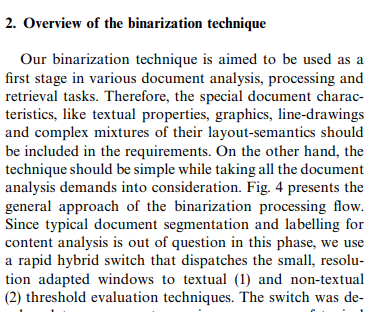
#> input picture CapT.PNG, 370 x 312 px
$ jupyter execute Sauvola-checkpoint.ipynb
#> lines starting #> are read from the running program, lines starting #| are printed output that depends on the picture; after the words box and inside, x2 and y2 are one past the last pixel; in counts of white or black regions, pixels touching at a corner belong together
# Introduction
Optical Character recognition  has been a subject of a variety of reserrach paers during the last ten years.
This intense research is due to development of AI and then the necessity to get more informations from documents like passport documents,
invoices, bank statements, computerized receipts, business cards and so on.
But the problem was that most of the developed algorithms rely on statistical methods,
not considering the special nature of document images. However, recent developments on document types,
for example documents with mixed text and graphics, call for more specialized binarization techniques.
In the current literature ,different algorithms were proposed to deal with different degradation problems ranging
from changes in lumination (illumination), scanning errors and resolution, poor quality of the source document to complexity
in the document structure and more .we are going to cite here major algorithms problems and what problem they deal with .
First,O'Gorman  proposes a global approach calculated from a measure of local connectivity information.Second, Yang et al came
out with a   thresholding algorithm  that uses a statistical measurement, called ‘largest static state difference'.
Rosenfeld and Smith  presented a global thresholding algorithm to deal with noise problem using an iterative probabilistic model
when separating background and object pixels.And then  Perez and Gonzalezdesigned an algorithm  to manage situations where
imperfect illumination occurs in an image.

# The authors approach:
The authors approach is  innovative as it deals with complex and diverse documents content.First, a fast classification is
done to distinguish picture parts from text parts.Then two algorithms are proposed to deal with each category;the Soft decision
Method(SDM) which includes noise and signal tracking capabilities and text binarization method(TBM) which is used to separate
text component from bad backround(dark regions ,to luminant regions and transparent texts etc…).We are not going to get
in details of SDM ,our work here will focus on just TBM .But before dealing with TBM ,we should talk about Niblack
as the authors method were inspired by him.So the Niblack algorithm is an  algorithm that  determines a threshold value
to each pixel-wise by sliding a rectangular window over the gray level image . The size of the rectangle window may differ.
The threshold is calculated based on the local mean m and the standard deviation S of all the pixels in the window
and is given by the following derivation: Tniblack=m+k*S where T represent the threshold value,
m is the average value of the pixels pi, and k is fixed depends upon the noise still live on the background it may be.the problem is that this method  does not work well for cases in which the background contains light texture as the grey values of these unwanted details easily exceed threshold values.the authors modification,is that the threshold is computed with the
dynamic range of standard deviation, R. Furthermore,the local mean is utilized to multiply terms R and a fixed positive xed
value k. This has the effect of amplifying the contributionof standard deviation in an adaptive manner as shows the formula :
T=m* [1+k*((S/R)-1)]

[cell 1]
import matplotlib
import matplotlib.pyplot as plt
import numpy as np
import skimage
import os
from skimage.filters import (threshold_otsu, threshold_niblack)

[cell 2]
os.getcwd()
os.chdir('C:\\Users\\hp\\Desktop\\imagestoolbox\\')

Image=skimage.io.imread('CapT.PNG')
#> Image is the input picture: shape (312, 370, 4); mean R, G, B, A 226.3, 226.2, 226.2, 255

[cell 3]
def Sauvola_Method(Image,Wind_size,R=128,k=0.5):
    imsize=Image.shape
    if(len(imsize)==3):
        Image=skimage.color.rgb2gray(Image)
        imsize=Image.shape
    Mask=np.zeros(imsize)
    nrows=imsize[0]
    ncols=imsize[1]

    #detrminig the mean and the sd for each pixel
    half_wind=Wind_size//2
    for i in range(half_wind,nrows):
        for j in range(half_wind,ncols):
            Window=Image[(i-half_wind):(i+half_wind),(j-half_wind):(j+half_wind)]
            mean=np.mean(Window)
            std=np.std(Window)
            Mask[i][j]=mean*(1 + k * ((std / R) - 1))
    return Mask

[cell 4]
matplotlib.rcParams['font.size'] = 9


image = skimage.color.rgb2gray(Image)
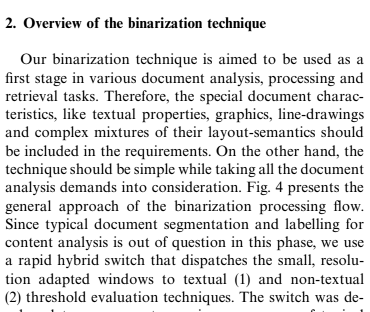
#> image: shape (312, 370) float64; min 0, max 1, mean 0.887
binary_global = image > threshold_otsu(image)
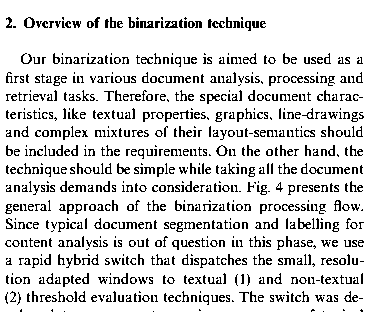
#> binary_global: shape (312, 370) bool; 85.7% white; black in thin lines or dots


window_size = 25
thresh_niblack = threshold_niblack(image, window_size=window_size, k=0.5)
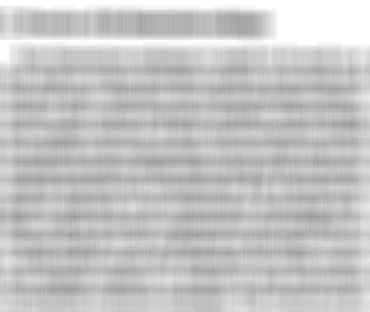
#> thresh_niblack: shape (312, 370) float64; min 0.594, max 1, mean 0.77
binary_niblack = image > thresh_niblack
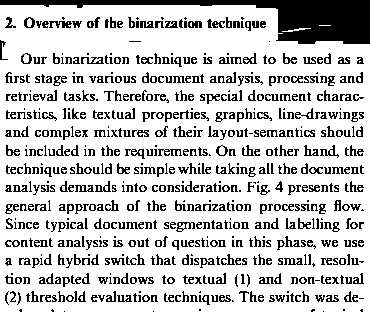
#> binary_niblack: shape (312, 370) bool; 78.6% white; 674 black regions (167 under 20 px), largest, box (x1, y1, x2, y2) and area: (0, 0, 370, 44) 5340, (49, 21, 72, 28) 99, (158, 149, 182, 156) 94
Mask=Sauvola_Method(image,25)
#> after the loop in Sauvola_Method, `for i in range(half_wind,nrows):`:
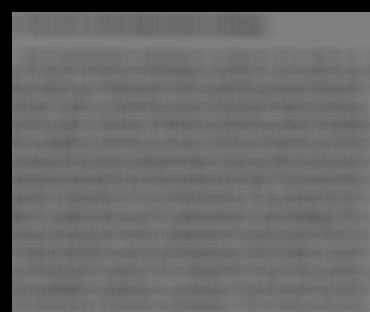
#> Mask: shape (312, 370) float64; min 0, max 0.5, mean 0.41
I=image>Mask
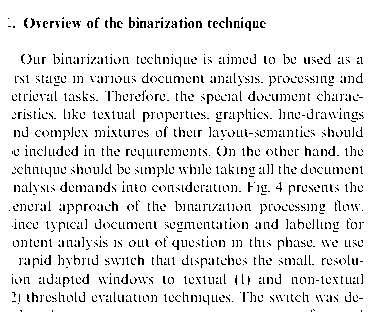
#> I: shape (312, 370) bool; 90.6% white; black in thin lines or dots

[cell 5]
plt.figure(figsize=(8, 7))
plt.subplot(2, 2, 1)
plt.imshow(image, cmap=plt.cm.gray)
plt.title('Original')
plt.axis('off')

plt.subplot(2, 2, 2)
plt.title('Global Threshold')
plt.imshow(binary_global, cmap=plt.cm.gray)
plt.axis('off')

plt.subplot(2, 2, 3)
plt.imshow(binary_niblack, cmap=plt.cm.gray)
plt.title('Niblack Threshold')
plt.axis('off')

plt.subplot(2, 2, 4)
plt.imshow(I, cmap=plt.cm.gray)
plt.title('Sauvola Threshold')
plt.axis('off')

plt.show()

$ run again, with imS.png copied over CapT.PNG
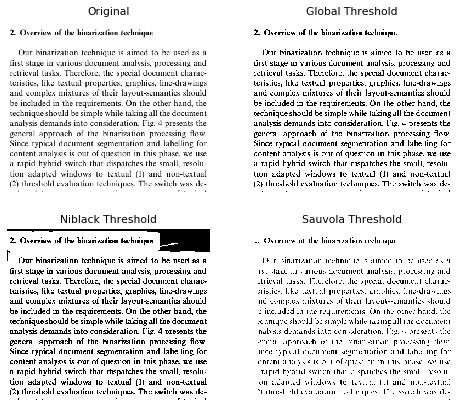
#> input picture imS.png, 460 x 407 px
#> Image is the input picture: shape (407, 460, 4); mean R, G, B, A 226.2, 226.2, 226.2, 190.1
#> binary_global: shape (407, 460) bool; 88.7% white; black in thin lines or dots
#> binary_niblack: shape (407, 460) bool; 76.7% white; 3302 black regions (3113 under 20 px), largest, box (x1, y1, x2, y2) and area: (141, 0, 353, 407) 14659, (407, 203, 460, 247) 2064, (409, 0, 460, 39) 1979
#> after the loop in Sauvola_Method, `for i in range(half_wind,nrows):`:
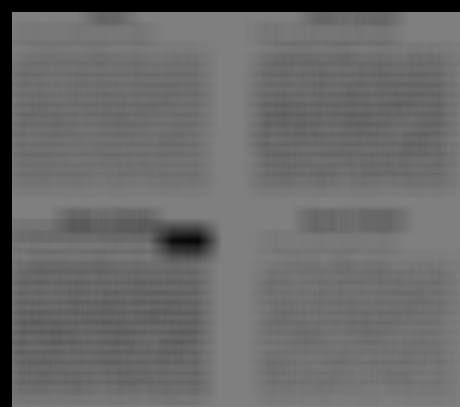
#> Mask: shape (407, 460) float64; min 0, max 0.5, mean 0.418
#> `I=image>Mask`:
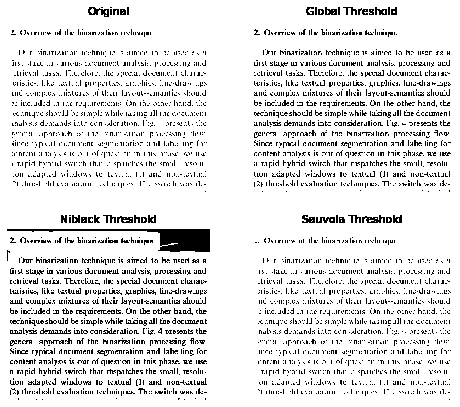
#> I: shape (407, 460) bool; 89.1% white; black in thin lines or dots
